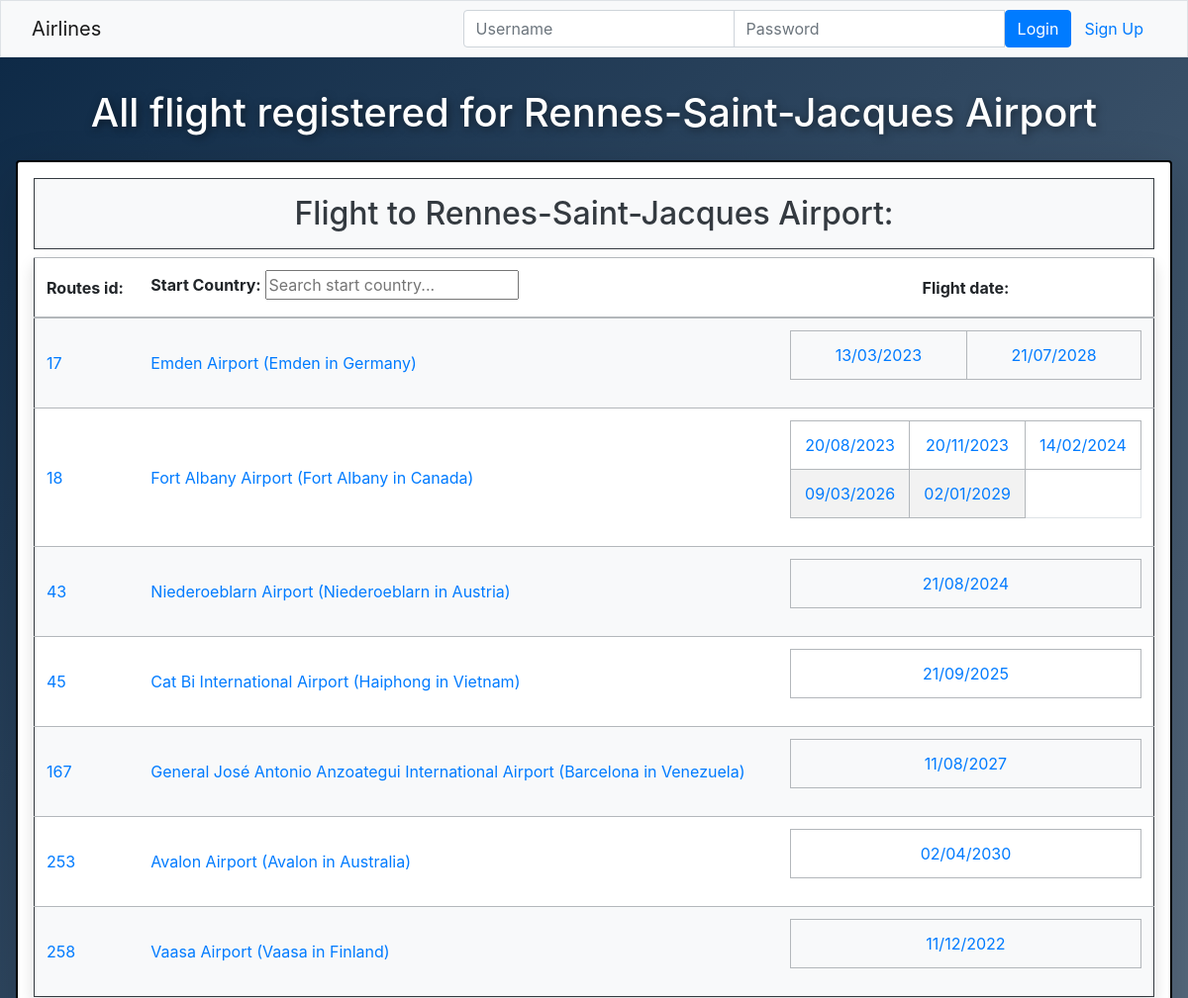
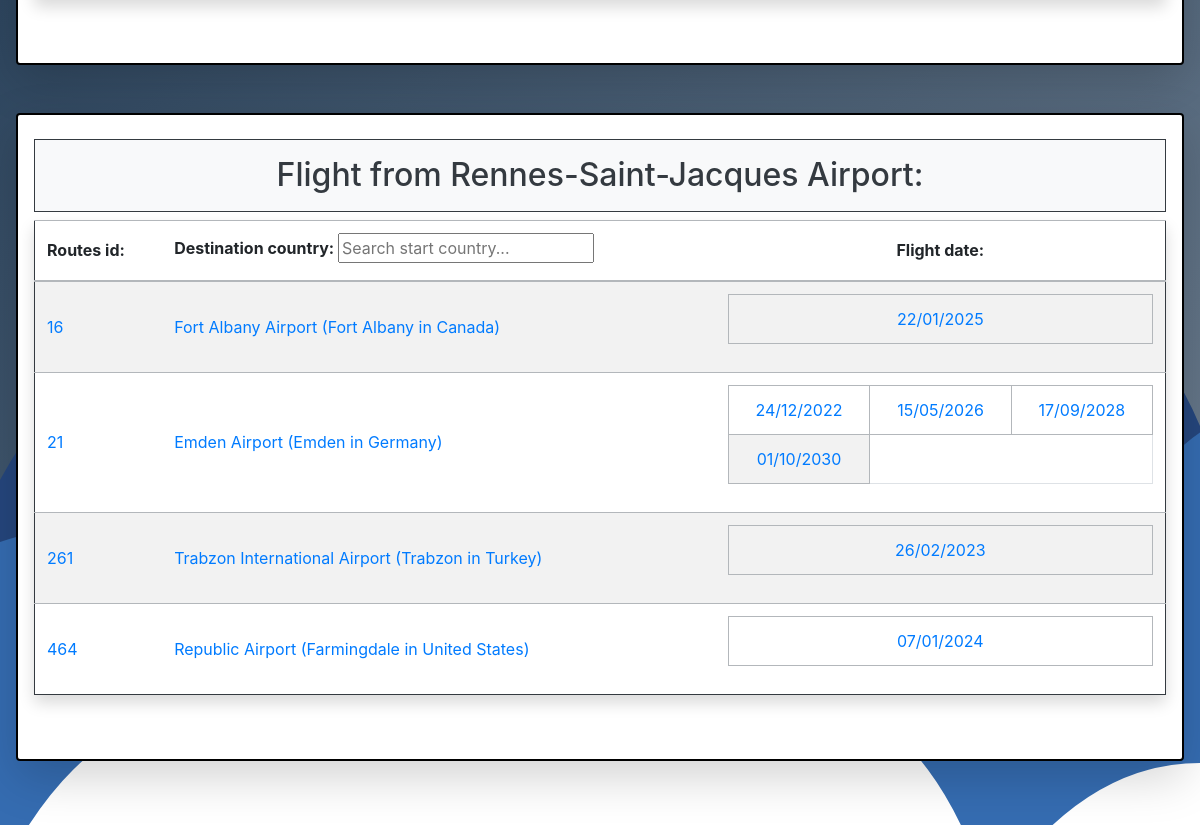
The page /airline/airport/1415 on the database its author committed (2 pictures, top to bottom).
### airline/models.py (models this page shows, shortened)
class Airport(models.Model):
    airport_id = models.IntegerField(primary_key=True)
    name = models.CharField(max_length=100)
    city = models.CharField(max_length=100)
    country = models.CharField(max_length=100)
    latitude = models.FloatField()
    longitude = models.FloatField()
    departures = models.ManyToManyField(
        "Flight", related_name="departure_airports", blank=True
    )
    arrivals = models.ManyToManyField(
        "Flight", related_name="arrival_airports", blank=True
    )
    def __str__(self):
        return f"{self.name}"

class Route(models.Model):
    start = models.ForeignKey(
        Airport, on_delete=models.CASCADE, related_name="departure_routes"
    )
    destination = models.ForeignKey(
        Airport, on_delete=models.CASCADE, related_name="arrival_routes"
    )
    flights = models.ManyToManyField(Flight, related_name="routes")
    def __str__(self):
        return f"{self.id}"

class Flight(models.Model):
    start = models.ForeignKey(
        Airport, on_delete=models.CASCADE, related_name="departure_flights"
    )
    destination = models.ForeignKey(
        Airport, on_delete=models.CASCADE, related_name="arrival_flights"
    )
    date = models.DateTimeField()
    passengers = models.ManyToManyField(
        "Passager", related_name="flight_passager", blank=True
    )

### airline/views.py (the view)
# urls.py: path("airport/<int:airport_id>", views.airport, name="airport"),
def airport(request, airport_id):
    airport = get_object_or_404(Airport, pk=airport_id)
    map = map_creator.create_map(airport)
    context = {
        "airport": airport,
        "map": map._repr_html_(),
        "countries": Airport.objects.values_list("country", flat=True).distinct(),
    }
    return render(request, template_name="airline/airport.html", context=context)

### airline/map_creator.py (called while the page is built, shortened)
def create_map(airport_start, airport_dest=None):
    map = folium.Map(
        location=[airport_start.latitude, airport_start.longitude],
        zoom_start=10,
        height=250,
    )
    folium.Marker(
        location=[airport_start.latitude, airport_start.longitude],
        popup=airport_start.name,
        icon=folium.Icon(color="green"),
    ).add_to(map)
    return map

### airline/templates/airline/airport.html (shortened to what this page needs)
{% extends "airline/index.html" %}
{% block content %}
<div class="p-3 bg-info text-white text-center airport-main background ">
    <h1 class="text-shadow airport-title banner-text">
        All flight registered for {{airport}}
    </h1>
    <div class="shadow-lg p-3 mb-5 bg-white rounded airport-border">
        <table id="route_table1" class="table table-striped table-secondary border border-dark shadow p-3 mb-5 bg-white rounded airport-container-title" >
            <thead>
                <h2 class="p-3 mt-0 bg-light text-dark text-center border border-dark">Flight to {{airport}}:</h2>
                <tr class="text-left">
                    <th>Routes id: </th>
                    <th><label for="start2">Start Country: </label>
                        {% if countries|length > 5 %}
                            <input type="text" id="start2" placeholder="Search start country...">
                        {% endif %}
                    </th>
                    <th class="text-center">Flight date: </th>
                </tr>
            </thead>
            <tbody id="route-table-body">
                {% if airport.arrival_routes.all %}
                    {% for route in airport.arrival_routes.all|dictsort:"id" %}
                        <tr class="text-left" data-start2="{{route.start.country}}" data-destination2="{{route.destination.country}}" data-date="#">
                            <td><a href="/airline/routes/{{route}}">{{ route }}</a></td>
                            <td>
                                {% with start=route.flights.first %}
                                    <a href="{{start.start.airport_id}}">{{ start.start}} ({{start.start.city}} in {{start.start.country}})</a>
                                {% endwith %}
                            </td>
                            <td>
                                <table id="flight_date" class="table table-bordered align-middle">
                                    <tr>
                                        {% for flight in route.flights.all|dictsort:"date" %}
                                            {% if forloop.counter <= 5 %}
                                                {% if forloop.counter0|divisibleby:3 %}
                                                    </tr><tr>
                                                {% endif %}
                                                <td class="align-middle text-center"><a href=/airline/flight/{{flight.id}}>{{ flight.date|date:"d/m/Y" }}</a></td>
                                            {% elif forloop.counter == 6 %}
                                                <td colspan="3" class="align-middle text-center"><a href=/airline/routes/{{route.id}}>and {{ route.flights.all|length|add:-5 }} more...</a></td>
                                            {% endif %}
                                        {% endfor %}
                                    </tr>
                                </table>
                            </td>
                        </tr>
                    {% endfor %}
                {% else %}
                    <tr><td>No flight to this airport</td></tr>
                {% endif %}
            </tbody>
        </table>
    </div>
    <div class="shadow-lg p-3 mb-5 bg-white rounded airport-border">
        <table id ="route-table2" class="table table-striped table-secondary border border-dark shadow p-3 mb-5 bg-white rounded">
            <thead>
                <h2 class="p-3 mt-2 bg-light text-dark border border-dark ">Flight from {{airport}}:</h2>
                <tr class="text-left">
                    <th>Routes id: </th>
                    <th><label for="destination1">Destination country: </label>
                        {% if countries|length > 5 %}
                            <input type="text" id="destination1" placeholder="Search start country...">
                        {% endif %}
                    </th>
                    <th class="text-center">Flight date: </th>
                </tr>
            </thead>
            <tbody id="route-table-body1">
                {% if airport.departure_routes.all %}
                    {% for route in airport.departure_routes.all|dictsort:"id" %}
                    <tr class="text-left" data-start1="{{route.start.country}}" data-destination1="{{route.destination.country}}" data-date1="#">
                        <td><a href="/airline/routes/{{route}}">{{ route }}</a></td>
                        <td>
                            {% with destination=route.flights.first %}
                            <a href="{{destination.destination.airport_id}}">{{ destination.destination}} ({{destination.destination.city}} in {{destination.destination.country}})</a>
                            {% endwith %}
                        </td>
                        <td>
                            <table id="flight_date1" class="table table-bordered align-middle">
                                <tr>
                                    {% for flight in route.flights.all|dictsort:"date" %}
                                        {% if forloop.counter <= 5 %}
                                            {% if forloop.counter0|divisibleby:3 %}</tr><tr>{% endif %}
                                            <td class="align-middle text-center"><a href=/airline/flight/{{flight.id}}>{{ flight.date|date:"d/m/Y" }}</a></td>
                                        {% elif forloop.counter == 6 %}
                                            <td colspan="3" class="align-middle text-center"><a href=/airline/routes/{{route.id}}>and {{ route.flights.all|length|add:-5 }} more...</a></td>
                                        {% endif %}
                                    {% endfor %}
                                </tr>
                            </table>
                        </td>
                    </tr>
                    {% endfor %}
                {% else %}
                    <tr><td>No flight from this airport</td></tr>
                {% endif %}
            </tbody>
        </table>
    </div>
</div>
{% endblock %}

### airline/static/airline/styles.css (style rules this page uses)
th, td { vertical-align: middle !important; }
.background { background-size: cover; }
.banner-text { text-shadow: 2px 2px 4px rgba(0, 0, 0, 1); padding: 1rem; color: white; }
.airport-main { position: absolute; width: 100%; }
.airport-title { text-shadow: 0.1rem 0.1rem 0.5rem rgba(0, 0, 0, 0.5); }
.airport-border { border-width: 2px; border-style: solid; border-color: black; overflow-x: auto; }
.airport-container-title { overflow-x: auto; }

### rows shown on the page
Airport: name "Rennes-Saint-Jacques Airport"
Route: id "17", flights.first.start "Emden Airport", flights.first.start.city "Emden", flights.first.start.country "Germany"
Flight: date "13/03/2023"
Flight: date "21/07/2028"
Route: id "18", flights.first.start "Fort Albany Airport", flights.first.start.city "Fort Albany", flights.first.start.country "Canada"
Flight: date "20/08/2023"
Flight: date "20/11/2023"
Flight: date "14/02/2024"
Flight: date "09/03/2026"
Flight: date "02/01/2029"
Route: id "43", flights.first.start "Niederoeblarn Airport", flights.first.start.city "Niederoeblarn", flights.first.start.country "Austria"
Flight: date "21/08/2024"
Route: id "45", flights.first.start "Cat Bi International Airport", flights.first.start.city "Haiphong", flights.first.start.country "Vietnam"
Flight: date "21/09/2025"
Route: id "167", flights.first.start "General José Antonio Anzoategui International Airport", flights.first.start.city "Barcelona", flights.first.start.country "Venezuela"
Flight: date "11/08/2027"
Route: id "253", flights.first.start "Avalon Airport", flights.first.start.city "Avalon", flights.first.start.country "Australia"
Flight: date "02/04/2030"
Route: id "258", flights.first.start "Vaasa Airport", flights.first.start.city "Vaasa", flights.first.start.country "Finland"
Flight: date "11/12/2022"
Route: id "16", flights.first.destination "Fort Albany Airport", flights.first.destination.city "Fort Albany", flights.first.destination.country "Canada"
Flight: date "22/01/2025"
Route: id "21", flights.first.destination "Emden Airport", flights.first.destination.city "Emden", flights.first.destination.country "Germany"
Flight: date "24/12/2022"
Flight: date "15/05/2026"
Flight: date "17/09/2028"
Flight: date "01/10/2030"
Route: id "261", flights.first.destination "Trabzon International Airport", flights.first.destination.city "Trabzon", flights.first.destination.country "Turkey"
Flight: date "26/02/2023"
Route: id "464", flights.first.destination "Republic Airport", flights.first.destination.city "Farmingdale", flights.first.destination.country "United States"
Flight: date "07/01/2024"
